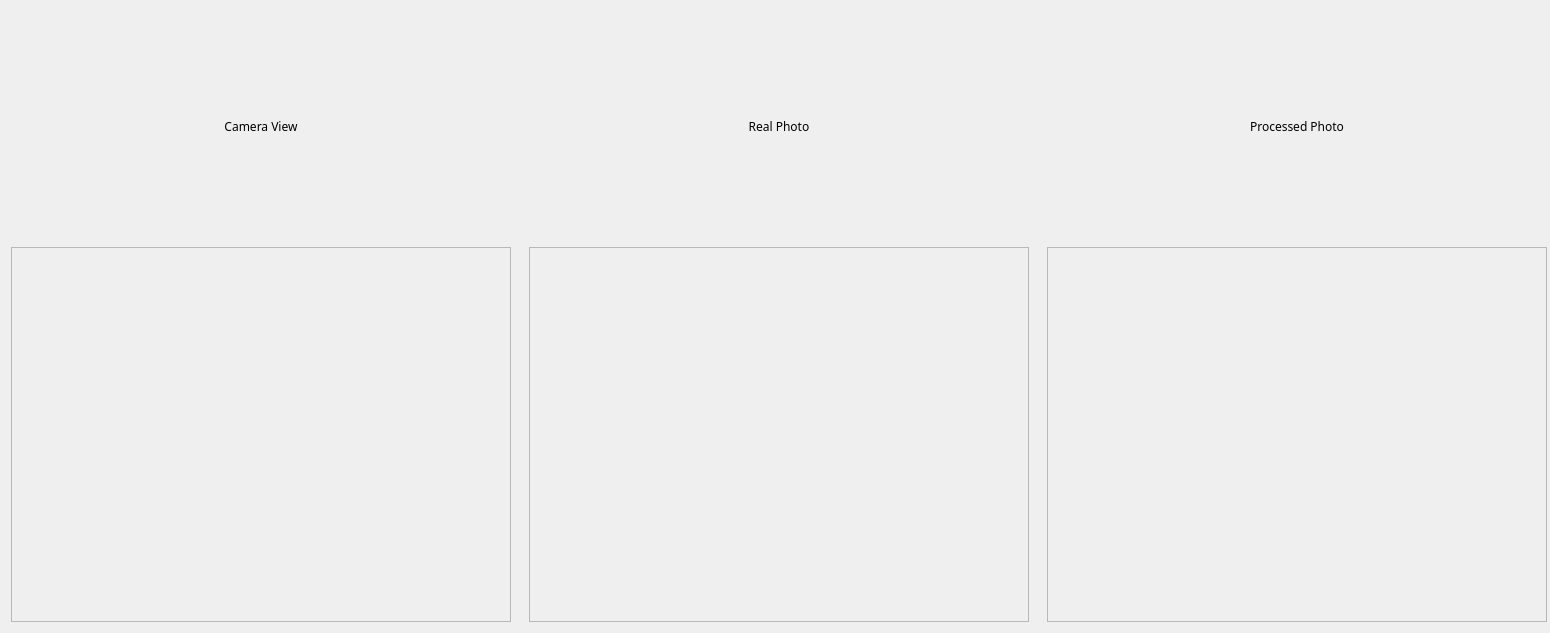
<?xml version="1.0" encoding="UTF-8"?>
<ui version="4.0">
 <class>Form</class>
 <widget class="QWidget" name="Form">
  <property name="geometry">
   <rect>
    <x>0</x>
    <y>0</y>
    <width>1550</width>
    <height>633</height>
   </rect>
  </property>
  <property name="minimumSize">
   <size>
    <width>1205</width>
    <height>0</height>
   </size>
  </property>
  <property name="maximumSize">
   <size>
    <width>16777215</width>
    <height>1000</height>
   </size>
  </property>
  <property name="windowTitle">
   <string>Form</string>
  </property>
  <layout class="QHBoxLayout" name="horizontalLayout">
   <item>
    <layout class="QVBoxLayout" name="verticalLayout">
     <item>
      <widget class="QLabel" name="label">
       <property name="minimumSize">
        <size>
         <width>500</width>
         <height>0</height>
        </size>
       </property>
       <property name="font">
        <font>
         <family>Segoe Print</family>
         <pointsize>9</pointsize>
        </font>
       </property>
       <property name="contextMenuPolicy">
        <enum>Qt::NoContextMenu</enum>
       </property>
       <property name="layoutDirection">
        <enum>Qt::LeftToRight</enum>
       </property>
       <property name="text">
        <string>Camera View</string>
       </property>
       <property name="alignment">
        <set>Qt::AlignCenter</set>
       </property>
      </widget>
     </item>
     <item>
      <widget class="QLabel" name="cameraLabel">
       <property name="minimumSize">
        <size>
         <width>500</width>
         <height>375</height>
        </size>
       </property>
       <property name="maximumSize">
        <size>
         <width>500</width>
         <height>375</height>
        </size>
       </property>
       <property name="frameShape">
        <enum>QFrame::StyledPanel</enum>
       </property>
       <property name="text">
        <string/>
       </property>
      </widget>
     </item>
    </layout>
   </item>
   <item>
    <spacer name="horizontalSpacer">
     <property name="orientation">
      <enum>Qt::Horizontal</enum>
     </property>
     <property name="sizeType">
      <enum>QSizePolicy::Fixed</enum>
     </property>
     <property name="sizeHint" stdset="0">
      <size>
       <width>20</width>
       <height>20</height>
      </size>
     </property>
    </spacer>
   </item>
   <item>
    <layout class="QVBoxLayout" name="verticalLayout_2">
     <item>
      <widget class="QLabel" name="label_2">
       <property name="minimumSize">
        <size>
         <width>500</width>
         <height>0</height>
        </size>
       </property>
       <property name="font">
        <font>
         <family>Segoe Print</family>
         <pointsize>9</pointsize>
        </font>
       </property>
       <property name="contextMenuPolicy">
        <enum>Qt::NoContextMenu</enum>
       </property>
       <property name="layoutDirection">
        <enum>Qt::LeftToRight</enum>
       </property>
       <property name="text">
        <string>Real Photo</string>
       </property>
       <property name="alignment">
        <set>Qt::AlignCenter</set>
       </property>
      </widget>
     </item>
     <item>
      <widget class="QLabel" name="photoLabel">
       <property name="minimumSize">
        <size>
         <width>500</width>
         <height>375</height>
        </size>
       </property>
       <property name="maximumSize">
        <size>
         <width>500</width>
         <height>375</height>
        </size>
       </property>
       <property name="frameShape">
        <enum>QFrame::StyledPanel</enum>
       </property>
       <property name="text">
        <string/>
       </property>
      </widget>
     </item>
    </layout>
   </item>
   <item>
    <spacer name="horizontalSpacer_2">
     <property name="orientation">
      <enum>Qt::Horizontal</enum>
     </property>
     <property name="sizeType">
      <enum>QSizePolicy::Fixed</enum>
     </property>
     <property name="sizeHint" stdset="0">
      <size>
       <width>20</width>
       <height>20</height>
      </size>
     </property>
    </spacer>
   </item>
   <item>
    <layout class="QVBoxLayout" name="verticalLayout_3">
     <item>
      <widget class="QLabel" name="label_3">
       <property name="minimumSize">
        <size>
         <width>500</width>
         <height>0</height>
        </size>
       </property>
       <property name="font">
        <font>
         <family>Segoe Print</family>
         <pointsize>9</pointsize>
        </font>
       </property>
       <property name="contextMenuPolicy">
        <enum>Qt::NoContextMenu</enum>
       </property>
       <property name="layoutDirection">
        <enum>Qt::LeftToRight</enum>
       </property>
       <property name="text">
        <string>Processed Photo</string>
       </property>
       <property name="alignment">
        <set>Qt::AlignCenter</set>
       </property>
      </widget>
     </item>
     <item>
      <widget class="QLabel" name="imageLabel">
       <property name="minimumSize">
        <size>
         <width>500</width>
         <height>375</height>
        </size>
       </property>
       <property name="maximumSize">
        <size>
         <width>500</width>
         <height>375</height>
        </size>
       </property>
       <property name="frameShape">
        <enum>QFrame::StyledPanel</enum>
       </property>
       <property name="frameShadow">
        <enum>QFrame::Plain</enum>
       </property>
       <property name="text">
        <string/>
       </property>
      </widget>
     </item>
    </layout>
   </item>
  </layout>
 </widget>
 <resources/>
 <connections/>
</ui>
